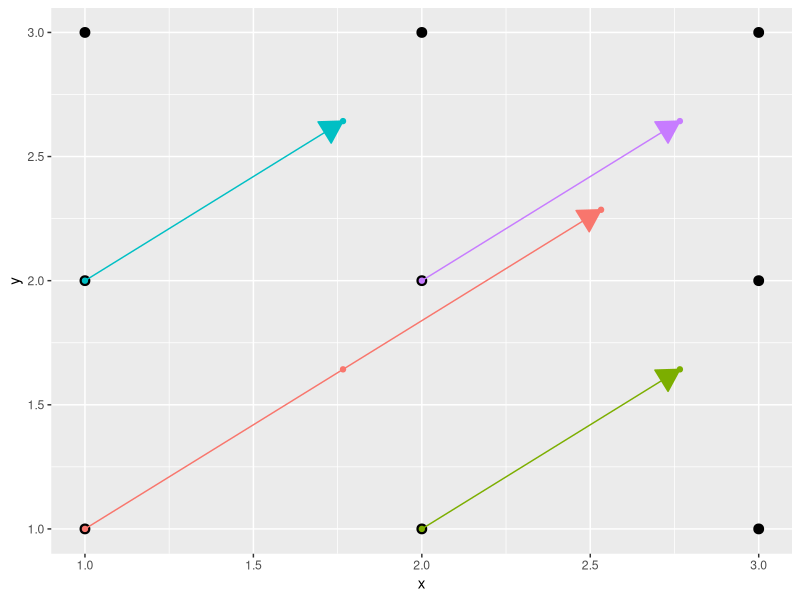

Here is the R script that generated this plot:
## ---- chunk 1
options(digits=3)
knitr::opts_chunk$set(comment = "", fig.align='center')
## ---- chunk 2
v <- runif(1e4)
sum_loop <- function(x) {
  x.sum <- 0
  for(i in x) x.sum <- x.sum + i
  x.sum
}
v.sum.1 <- 0
microbenchmark::microbenchmark(times=10,
  v.sum.1 <- sum_loop(v),
  v.sum.2 <- sum(v)
)
v.sum.1 == v.sum.2
## ---- chunk 3
df1 <- expand.grid(x=1:4, y=1:4)
angle <- 50 / 180 * pi
sin <- sin(angle)
cos <- cos(angle)
df1.sub <- subset(df1, x < 4 & y < 4)
dists <- with(df1.sub, pmin(max(x) - x, max(y) - y) / sin) + 1L
df2 <- data.frame(
  id=rep(seq_len(nrow(df1.sub)), dists),
  offset=sequence(dists)
)
# Points along paths, but only for paths at least 2 long

df2 <- within(df2, {
  x <- df1.sub[id,]$x + (offset - 1L) * sin
  y <- df1.sub[id,]$y + (offset - 1L) * cos
})
df2 <- df2[df2$id %in% as.integer(names(which(table(df2$id) > 1))),]
df2$id <- match(df2$id, unique(df2$id))

# Get min/max

df3 <- with(df2, {
  xs <- tapply(x, id, min)
  xend <- tapply(x, id, max)
  ys <- tapply(y, id, min)
  yend <- tapply(y, id, max)
  id <- as.integer(names(xs))
  data.frame(id=id, x=xs, xend, y=ys, yend)
})
library(ggplot2)
ggplot(mapping=aes(x, y)) +
  geom_point(data=df1.sub, color='black', size=3) +
  geom_point(data=df2, aes(color=factor(id))) +
  geom_segment(
    data=df3, aes(color=factor(id), xend=xend, yend=yend),
    arrow=arrow(type="closed"), size=0.5
  ) +
  scale_colour_discrete(guide=FALSE)
## ---- chunk 4
id.clr <- c("204", "70", "37", "141")
df2 <- within(df2, {
  x.chr <- sprintf("\033[48;5;%sm%s\033[m", id.clr[id], format(round(x, 2)))
  y.chr <- sprintf("\033[48;5;%sm%s\033[m", id.clr[id], format(round(y, 2)))
})
coords <- with(df2, c(
  paste0("path.x <- c(", paste0(x.chr, collapse=","), ")"),
  paste0("path.y <- c(", paste0(y.chr, collapse=","), ")")
) )
## ---- chunk 5
writeLines(
  paste0(
    "<pre><code>", paste0(fansi::sgr_to_html(coords), collapse="\n"),
    "</code></pre>"
) )
## ---- chunk 6
sunazimuth <- 50 / 180 * pi
cossun <- cos(sunazimuth)
sinsun <- sin(sunazimuth)

coords.init <- expand.grid(x=1:2, y=1:2) # interior coordinates only
path.lengths <- c(3, 2, 2, 2)            # you need to calculate these

path.id <- rep(seq_len(nrow(coords.init)), path.lengths)
path.offsets <- sequence(path.lengths) - 1

rbind(path.id, path.offsets)
## ---- chunk 7
path.x <- coords.init[path.id, 'x'] + path.offsets * sinsun
path.y <- coords.init[path.id, 'y'] + path.offsets * cossun

rbind(path.id, path.x=path.x, path.y=path.y) + 1e-6
## ---- chunk 8
sessionInfo()
